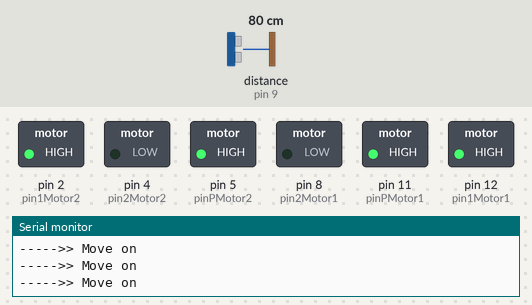
Bench run of a sketch on a simulated Arduino Uno, built with avr-gcc and run on an emulated ATmega328P. On the bench: switched loads named in the sketch (green lamp = pin HIGH), the last lines printed to the serial monitor. The inputs (shaded band) are chosen by the test bench; at power-on: distance to the obstacle (sensor on pin 9) 80 cm. The echo pulse lasts 58.3 µs per cm.

Above: at 1.2 s.
1.3 s: distance to the obstacle (sensor on pin 9) set to 21 cm
2.8 s: distance to the obstacle (sensor on pin 9) set to 18 cm
At 4.9 s:
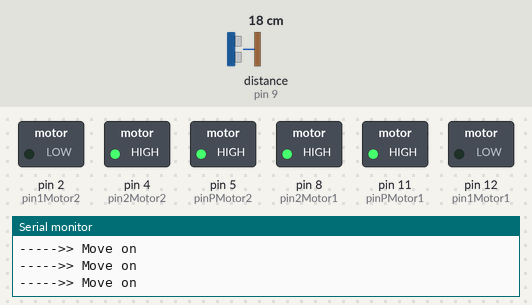
5.8 s: distance to the obstacle (sensor on pin 9) set to 35 cm
At 6.5 s:
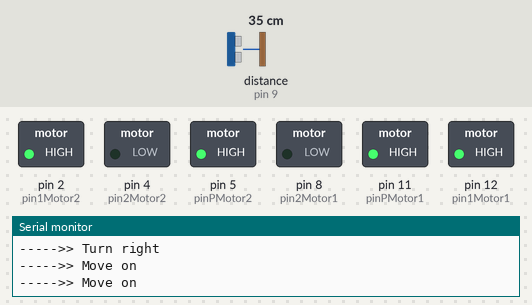
7.3 s: distance to the obstacle (sensor on pin 9) set to 2 cm
At 10.2 s:
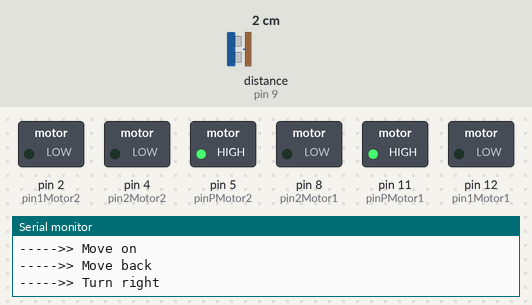
10.3 s: distance to the obstacle (sensor on pin 9) set to 60 cm
At 12.7 s:
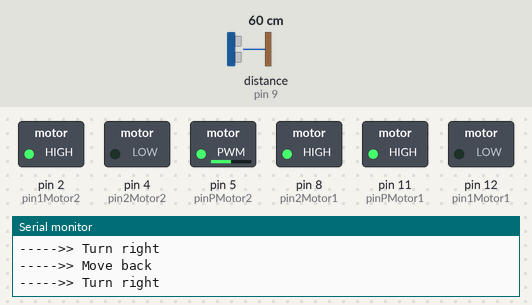
13.3 s: distance to the obstacle (sensor on pin 9) set to 4 cm
At 15.77 s:
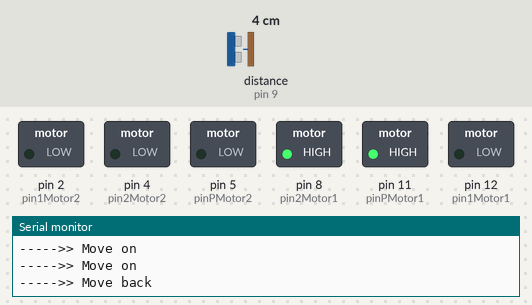
Timing chart, 0 to 17.3 s (numbered marks = the images above; inputs shaded):
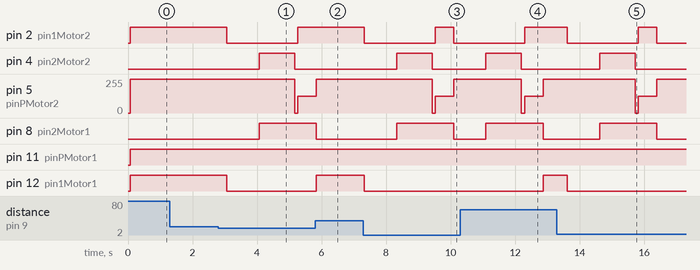

Measured:
- the behaviour switches between 20 and 19 cm on distance to the obstacle (sensor on pin 9) (found by bisection; images 0 and 1)
- after the input at 2.8 s, pin 2 (pin1Motor2): HIGH → LOW after 0.26 s, → HIGH 2.2 s later; pin 4 (pin2Motor2): LOW → HIGH after 1.3 s, → LOW 1.1 s later; pin 5 (pinPMotor2): 255/255 → 0/255 after 2.4 s, → 127/255 0.10 s later; pin 8 (pin2Motor1): LOW → HIGH after 1.3 s; pin 12 (pin1Motor1): HIGH → LOW after 0.26 s
- after the input at 5.8 s, pin 2 (pin1Motor2): stays HIGH (without the input it goes to LOW after 0.04 s); pin 4 (pin2Motor2): stays LOW (without the input it goes to HIGH after 1.0 s); pin 8 (pin2Motor1): goes on until 5.8 s, then stays LOW; pin 12 (pin1Motor1): LOW → HIGH at once
- after the input at 7.3 s, pin 2 (pin1Motor2): HIGH → LOW at once, → HIGH 2.2 s later, → LOW 0.57 s later; pin 4 (pin2Motor2): LOW → HIGH after 1.0 s, → LOW 1.1 s later
- after the input at 10.3 s, pin 2 (pin1Motor2): goes on until 12.3 s, then stays HIGH; pin 12 (pin1Motor1): LOW → HIGH after 2.6 s
- after the input at 13.3 s, pin 2 (pin1Motor2): HIGH → LOW after 0.32 s, → HIGH 2.2 s later, → LOW 0.57 s later; pin 4 (pin2Motor2): LOW → HIGH after 1.3 s, → LOW 1.1 s later

The sketch:

robot_car.ino
```cpp
#include <NewPing.h>

int pin1Motor1 = 12,
	pin2Motor1 = 8,
	pinPMotor1 = 11,
	pin1Motor2 = 2,
	pin2Motor2 = 4,
	pinPMotor2 = 5,
	TRIG_PIN = 10,
	ECHO_PIN = 9,
	DIST_MAX = 200,
	i = 90,
	current_dist = 0,
	cm;

NewPing sonar(TRIG_PIN, ECHO_PIN, 200);

void setup() {
  pinMode(pin1Motor1, OUTPUT);
  pinMode(pin2Motor1, OUTPUT);
  pinMode(pinPMotor1, OUTPUT);
  pinMode(pin1Motor2, OUTPUT);
  pinMode(pin2Motor2, OUTPUT);
  pinMode(pinPMotor2, OUTPUT);

  Serial.begin(9600);
}

void loop() {
  current_dist = readDistance();
  if(current_dist >= 20){
  	moveOn();
  } else {
  	moveBack();
  	turnRight();
  }
  delay(300);
}

void dirMotor(int motor, int direction, int percentage){
	int pin1, state1, pin2, state2, pinP, power;

	if(motor == 1){
		pin1 = pin1Motor1;
		pin2 = pin2Motor1;
		pinP = pinPMotor1;
	} else {
		pin1 = pin1Motor2;
		pin2 = pin2Motor2;
		pinP = pinPMotor2;
	}

	if(direction == 1){
		state1 = 1;
		state2 = 0;
	} else if(direction == -1){
		state1 = 0;
		state2 = 1;
	} else {
		state1 = 0;
		state2 = 0;
	}
    power = map(percentage, 0, 100, 0, 255);
    analogWrite(pinP, power);
    digitalWrite(pin1, state1);
    digitalWrite(pin2, state2);
}

void moveOn(){
    dirMotor(1,1,100);
    dirMotor(2,1,100);
    Serial.println("----->> Move on ");
}

void moveBack(){
    dirMotor(1,0,100);
    dirMotor(2,0,100);
    delay(1000);
    dirMotor(1,-1,100);
    dirMotor(2,-1,100);
    delay(1000);
    Serial.println("----->> Move back ");
}

void turnRight(){
    delay(100);
    dirMotor(1,-1,100);
    dirMotor(2,0,0);
    delay(100);
    dirMotor(1,-1,100);
    dirMotor(2,1,50);
    delay(200);
    Serial.println("----->> Turn right ");
}

int readDistance(){
    delay(70);
    unsigned int ultrasound = sonar.ping();
    cm = ultrasound / US_ROUNDTRIP_CM;
    if(cm == 0){
        readDistance();
    } else {
        return cm;
    }
}
```
